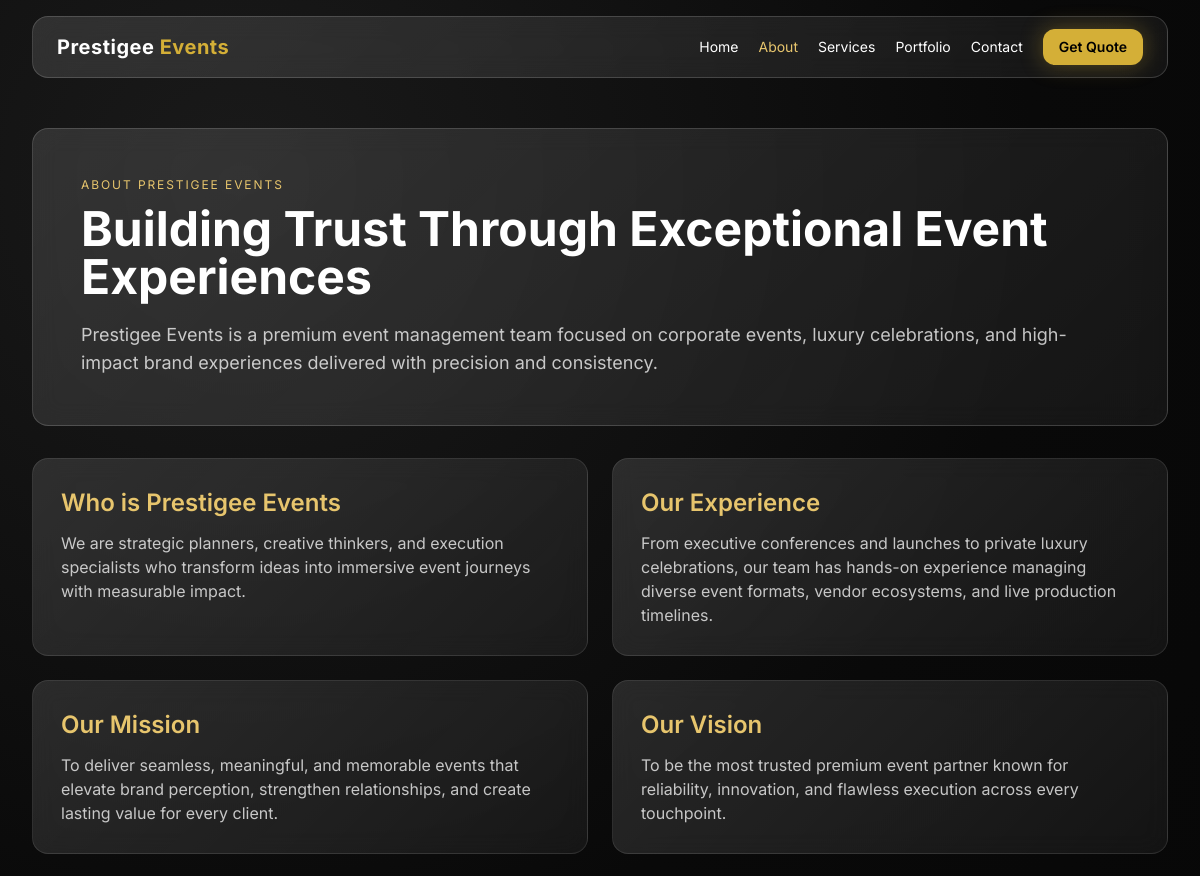
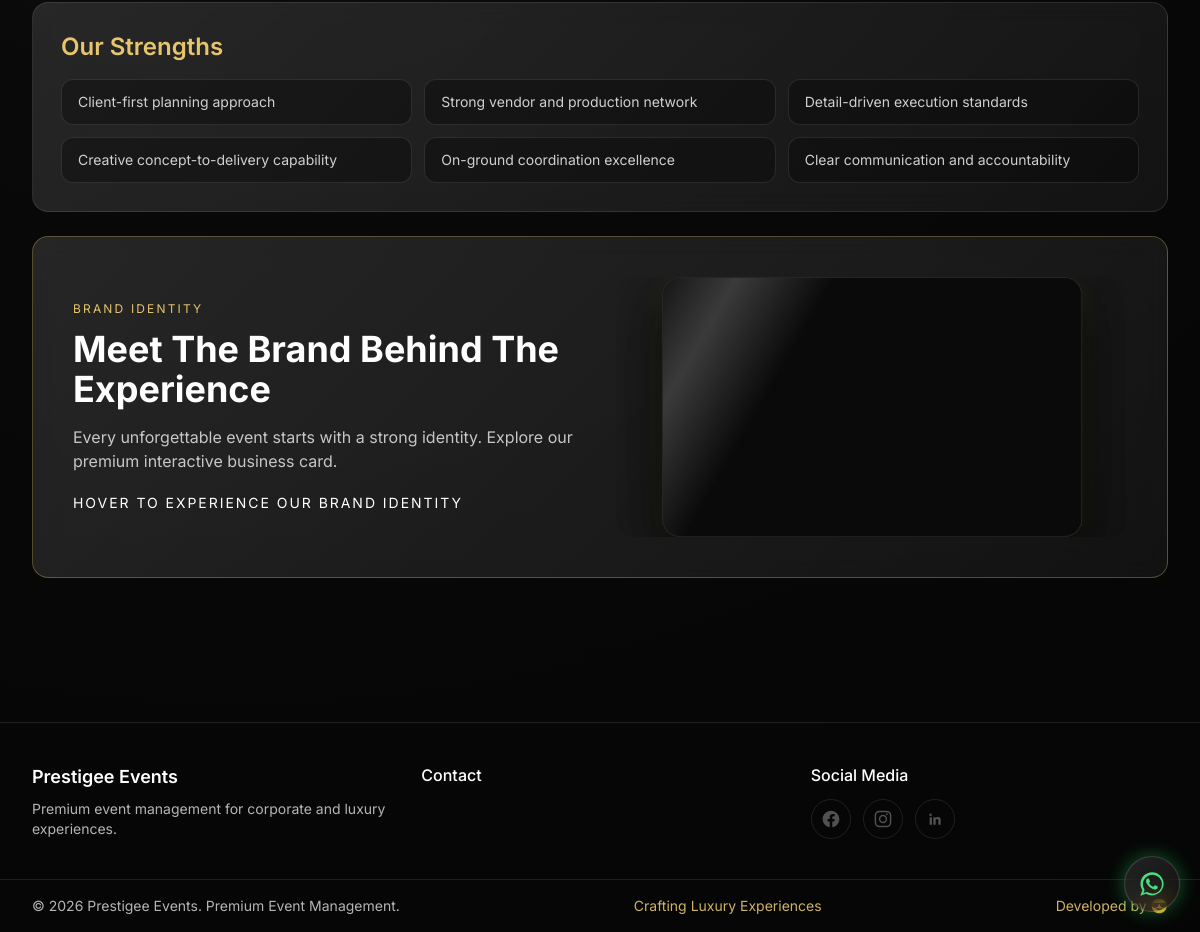
Page /about.php on the committed database (2 pictures, top to bottom).
### tables this page shows
CREATE TABLE IF NOT EXISTS `about_content` (
  `id` tinyint unsigned NOT NULL,
  `who_we_are` text NOT NULL,
  `experience_text` text NOT NULL,
  `mission` text NOT NULL,
  `vision` text NOT NULL,
  `strengths` text NOT NULL,
  `updated_at` timestamp NULL DEFAULT CURRENT_TIMESTAMP ON UPDATE CURRENT_TIMESTAMP,
  PRIMARY KEY (`id`)
);

### about.php (the view, shortened to what this page needs)
<?php
$whoText = "We are strategic planners, creative thinkers, and execution specialists who transform ideas into immersive event journeys with measurable impact.";
$experienceText = "From executive conferences and launches to private luxury celebrations, our team has hands-on experience managing diverse event formats, vendor ecosystems, and live production timelines.";
$missionText = "To deliver seamless, meaningful, and memorable events that elevate brand perception, strengthen relationships, and create lasting value for every client.";
$visionText = "To be the most trusted premium event partner known for reliability, innovation, and flawless execution across every touchpoint.";
$strengthsList = [
    "Client-first planning approach",
    "Strong vendor and production network",
    "Detail-driven execution standards",
    "Creative concept-to-delivery capability",
    "On-ground coordination excellence",
    "Clear communication and accountability",
];
$pdo = prestigee_db();
$row = $pdo->query("SELECT who_we_are, experience_text, mission, vision, strengths FROM about_content WHERE id = 1 LIMIT 1")->fetch();
if ($row) {
    $whoText = trim((string)$row["who_we_are"]) !== "" ? (string)$row["who_we_are"] : $whoText;
    $experienceText = trim((string)$row["experience_text"]) !== "" ? (string)$row["experience_text"] : $experienceText;
    $missionText = trim((string)$row["mission"]) !== "" ? (string)$row["mission"] : $missionText;
    $visionText = trim((string)$row["vision"]) !== "" ? (string)$row["vision"] : $visionText;
    $rawStrengths = trim((string)$row["strengths"]);
    if ($rawStrengths !== "") {
        $parsed = preg_split("/\r\n|\r|\n|\|/", $rawStrengths);
        if ($parsed !== false) {
            $parsed = array_values(array_filter(array_map("trim", $parsed), static fn ($v) => $v !== ""));
            if ($parsed !== []) {
                $strengthsList = $parsed;
            }
        }
    }
}
$activePage = "about";
include __DIR__ . "/includes/header.php";
?>
<section class="pt-32 pb-16 px-4 md:px-8">
  <div class="max-w-6xl mx-auto">
    <div class="glass rounded-2xl p-8 md:p-12 reveal">
      <p class="text-gold-400 uppercase tracking-[0.16em] text-xs">About Prestigee Events</p>
      <h1 class="mt-3 text-4xl md:text-5xl font-bold text-white">Building Trust Through Exceptional Event Experiences</h1>
      <p class="mt-5 text-white/75 text-lg">Prestigee Events is a premium event management team focused on corporate events, luxury celebrations, and high-impact brand experiences delivered with precision and consistency.</p>
    </div>
    <div class="mt-8 grid md:grid-cols-2 gap-6">
      <article class="glass rounded-2xl p-7 reveal border border-white/10">
        <h2 class="text-2xl font-semibold text-gold-400">Who is Prestigee Events</h2>
        <p class="mt-3 text-white/75"><?php echo nl2br(htmlspecialchars($whoText, ENT_QUOTES, "UTF-8")); ?></p>
      </article>
      <article class="glass rounded-2xl p-7 reveal border border-white/10">
        <h2 class="text-2xl font-semibold text-gold-400">Our Experience</h2>
        <p class="mt-3 text-white/75"><?php echo nl2br(htmlspecialchars($experienceText, ENT_QUOTES, "UTF-8")); ?></p>
      </article>
    </div>
    <div class="mt-6 grid md:grid-cols-2 gap-6">
      <article class="glass rounded-2xl p-7 reveal border border-white/10">
        <h2 class="text-2xl font-semibold text-gold-400">Our Mission</h2>
        <p class="mt-3 text-white/75"><?php echo nl2br(htmlspecialchars($missionText, ENT_QUOTES, "UTF-8")); ?></p>
      </article>
      <article class="glass rounded-2xl p-7 reveal border border-white/10">
        <h2 class="text-2xl font-semibold text-gold-400">Our Vision</h2>
        <p class="mt-3 text-white/75"><?php echo nl2br(htmlspecialchars($visionText, ENT_QUOTES, "UTF-8")); ?></p>
      </article>
    </div>
    <article class="mt-6 glass rounded-2xl p-7 reveal border border-white/10">
      <h2 class="text-2xl font-semibold text-gold-400">Our Strengths</h2>
      <div class="mt-4 grid sm:grid-cols-2 lg:grid-cols-3 gap-3 text-sm">
        <?php foreach ($strengthsList as $strength): ?>
          <div class="rounded-xl bg-black/30 border border-white/10 px-4 py-3 text-white/80"><?php echo htmlspecialchars($strength, ENT_QUOTES, "UTF-8"); ?></div>
        <?php endforeach; ?>
      </div>
    </article>
    <section class="mt-6 glass rounded-2xl p-7 md:p-10 reveal border border-gold-400/30">
      <div class="grid lg:grid-cols-2 gap-8 items-center">
        <div>
          <p class="text-gold-400 uppercase tracking-[0.18em] text-xs">Brand Identity</p>
          <h2 class="mt-3 text-3xl md:text-4xl font-bold">Meet The Brand Behind The Experience</h2>
          <p class="mt-4 text-white/75 max-w-xl">Every unforgettable event starts with a strong identity. Explore our premium interactive business card.</p>
          <p class="mt-5 text-gold-300/90 text-sm tracking-[0.14em] uppercase">Hover To Experience Our Brand Identity</p>
        </div>
        <div class="brand-card-wrapper max-w-xl w-full mx-auto" data-card-reveal>
          <div class="brand-card" data-brand-card>
            <div class="brand-card-bend">
              <div class="brand-card-face brand-card-front">
                <img src="assets/images/card-front.png" alt="Prestigee Events business card front" loading="eager" fetchpriority="high" decoding="async">
              </div>
              <div class="brand-card-face brand-card-back">
              </div>
            </div>
          </div>
        </div>
      </div>
    </section>
  </div>
</section>
<?php include __DIR__ . "/includes/footer.php"; ?>

### includes/header.php (shortened to what this page needs)
<?php
$activePage = $activePage ?? "";
?>
<!DOCTYPE html>
<html lang="en" class="scroll-smooth">
<head>
  <script src="https://cdn.tailwindcss.com"></script>
</head>
<body class="text-white font-sans antialiased">
  <header class="fixed top-0 inset-x-0 z-50 px-4 md:px-8 py-4">
    <nav class="glass mx-auto max-w-7xl rounded-2xl">
      <div class="px-4 md:px-6 py-3 flex items-center justify-between">
        <a href="index.php" class="text-xl font-bold tracking-wide">
          Prestigee <span class="text-gold-500">Events</span>
        </a>
        <ul id="navMenu" class="hidden md:flex items-center gap-5 text-sm">
          <li><a class="hover:text-gold-400 transition <?php echo $activePage === 'home' ? 'text-gold-400' : ''; ?>" href="index.php">Home</a></li>
          <li><a class="hover:text-gold-400 transition <?php echo $activePage === 'about' ? 'text-gold-400' : ''; ?>" href="about.php">About</a></li>
          <li><a class="hover:text-gold-400 transition <?php echo $activePage === 'services' ? 'text-gold-400' : ''; ?>" href="services.php">Services</a></li>
          <li><a class="hover:text-gold-400 transition <?php echo $activePage === 'portfolio' ? 'text-gold-400' : ''; ?>" href="portfolio.php">Portfolio</a></li>
          <li><a class="hover:text-gold-400 transition <?php echo $activePage === 'contact' ? 'text-gold-400' : ''; ?>" href="contact.php">Contact</a></li>
          <li>
            <a href="quote.php" class="btn-glow inline-flex items-center px-4 py-2 rounded-xl bg-gold-500 text-black font-semibold shadow-glow <?php echo $activePage === 'quote' ? 'ring-2 ring-gold-400/70' : ''; ?>">
              Get Quote
            </a>
          </li>
        </ul>
      </div>
    </nav>
  </header>
  <main>

### includes/footer.php (shortened to what this page needs)
  </main>
<?php
$settingsMap = [
  "phone" => "",
  "whatsapp" => "",
  "email" => "",
  "address" => "",
  "facebook" => "",
  "instagram" => "",
  "linkedin" => "",
];
try {
  $pdo = prestigee_db();
  $pdo->exec(
    "CREATE TABLE IF NOT EXISTS settings (
      setting_key VARCHAR(80) PRIMARY KEY,
      setting_value TEXT NOT NULL,
      updated_at TIMESTAMP DEFAULT CURRENT_TIMESTAMP ON UPDATE CURRENT_TIMESTAMP
     ) ENGINE=InnoDB DEFAULT CHARSET=utf8mb4 COLLATE=utf8mb4_unicode_ci"
  );
  $pdo->exec(
    "INSERT IGNORE INTO settings (setting_key, setting_value) VALUES
      ('phone', ''),
      ('whatsapp', ''),
      ('email', ''),
      ('address', ''),
      ('facebook', ''),
      ('instagram', ''),
      ('linkedin', '')"
  );
  $stmt = $pdo->query(
    "SELECT setting_key, setting_value
     FROM settings
     WHERE setting_key IN ('phone','whatsapp','email','address','facebook','instagram','linkedin')"
  );
  foreach ($stmt->fetchAll() as $row) {
    $key = (string)($row["setting_key"] ?? "");
    if (array_key_exists($key, $settingsMap)) {
      $settingsMap[$key] = trim((string)($row["setting_value"] ?? ""));
    }
  }
} catch (PDOException $e) {
  error_log("Footer settings load failed: " . $e->getMessage());
}
$waDigits = preg_replace("/[^0-9]/", "", $settingsMap["whatsapp"]) ?? "";
$waLink = $waDigits !== "" ? "https://wa.me/" . $waDigits : "";
$normalizeUrl = static function (string $url): string {
  $url = trim($url);
  if ($url === "") {
    return "";
  }
  if (preg_match("~^https?://~i", $url) === 1) {
    return $url;
  }
  return "https://" . $url;
};
$facebookUrl = $normalizeUrl($settingsMap["facebook"]);
$instagramUrl = $normalizeUrl($settingsMap["instagram"]);
$linkedinUrl = $normalizeUrl($settingsMap["linkedin"]);
?>
<?php if ($waLink === "") { $waLink = "https://wa.me/"; } ?>
  <a
    href="<?php echo htmlspecialchars($waLink, ENT_QUOTES, "UTF-8"); ?>"
    target="_blank"
    rel="noopener noreferrer"
    class="fixed bottom-5 right-5 z-40 w-14 h-14 rounded-full glass flex items-center justify-center text-green-400 shadow-[0_0_20px_rgba(34,197,94,0.45)] transition hover:scale-105"
    aria-label="Chat on WhatsApp"
  >
  </a>
  <footer class="mt-20 border-t border-white/10">
    <div class="max-w-7xl mx-auto px-4 md:px-8 py-10 grid gap-8 md:grid-cols-3">
      <div>
        <p class="text-white text-lg font-semibold">Prestigee Events</p>
        <p class="mt-2 text-sm text-white/70">Premium event management for corporate and luxury experiences.</p>
      </div>
      <div>
        <p class="text-white font-medium">Contact</p>
      </div>
      <div>
        <p class="text-white font-medium">Social Media</p>
        <div class="mt-3 flex items-center gap-3">
          <<?php if ($facebookUrl !== ""): ?>a<?php else: ?>div<?php endif; ?> href="<?php echo $facebookUrl !== "" ? htmlspecialchars($facebookUrl, ENT_QUOTES, "UTF-8") : "#"; ?>" <?php if ($facebookUrl !== ""): ?>target="_blank" rel="noopener noreferrer"<?php endif; ?> aria-label="Facebook" class="h-10 w-10 rounded-full border <?php echo $facebookUrl !== "" ? "border-white/20 text-white/80 hover:text-gold-400 hover:border-gold-400/50 cursor-pointer" : "border-white/10 text-white/30 cursor-default"; ?> flex items-center justify-center transition">
          </<?php if ($facebookUrl !== ""): ?>a<?php else: ?>div<?php endif; ?>>
          <<?php if ($instagramUrl !== ""): ?>a<?php else: ?>div<?php endif; ?> href="<?php echo $instagramUrl !== "" ? htmlspecialchars($instagramUrl, ENT_QUOTES, "UTF-8") : "#"; ?>" <?php if ($instagramUrl !== ""): ?>target="_blank" rel="noopener noreferrer"<?php endif; ?> aria-label="Instagram" class="h-10 w-10 rounded-full border <?php echo $instagramUrl !== "" ? "border-white/20 text-white/80 hover:text-gold-400 hover:border-gold-400/50 cursor-pointer" : "border-white/10 text-white/30 cursor-default"; ?> flex items-center justify-center transition">
          </<?php if ($instagramUrl !== ""): ?>a<?php else: ?>div<?php endif; ?>>
          <<?php if ($linkedinUrl !== ""): ?>a<?php else: ?>div<?php endif; ?> href="<?php echo $linkedinUrl !== "" ? htmlspecialchars($linkedinUrl, ENT_QUOTES, "UTF-8") : "#"; ?>" <?php if ($linkedinUrl !== ""): ?>target="_blank" rel="noopener noreferrer"<?php endif; ?> aria-label="LinkedIn" class="h-10 w-10 rounded-full border <?php echo $linkedinUrl !== "" ? "border-white/20 text-white/80 hover:text-gold-400 hover:border-gold-400/50 cursor-pointer" : "border-white/10 text-white/30 cursor-default"; ?> flex items-center justify-center transition">
          </<?php if ($linkedinUrl !== ""): ?>a<?php else: ?>div<?php endif; ?>>
        </div>
      </div>
    </div>
    <div class="border-t border-white/10">
      <div class="max-w-7xl mx-auto px-4 md:px-8 py-4 text-sm text-white/70 flex flex-col md:flex-row gap-2 md:items-center md:justify-between">
        <p>&copy; <?php echo date("Y"); ?> Prestigee Events. Premium Event Management.</p>
        <p class="text-gold-400/90">Crafting Luxury Experiences</p>
        <p><a href="https://anilkumar-seven.vercel.app/" target="_blank" rel="noopener noreferrer" class="text-gold-400/90 hover:text-gold-400 transition">Developed by 😎</a></p>
      </div>
    </div>
  </footer>
</body>
</html>

### includes/header.php (style rules this page uses)
:root { color-scheme: dark; }
body { background: radial-gradient(circle at 20% 10%, #1a1a1a 0%, #090909 42%, #050505 100%); }
.glass { background: linear-gradient(135deg, rgba(255,255,255,0.12), rgba(255,255,255,0.05)); border: 1px solid rgba(255, 255, 255, 0.16); backdrop-filter: blur(12px); -webkit-backdrop-filter: blur(12px); }
.btn-glow { transition: transform .25s ease, box-shadow .25s ease, background .25s ease; }
.brand-card-wrapper { perspective: 1800px; overflow: hidden; border-radius: 18px; }
.brand-card { position: relative; width: 100%; max-width: 420px; height: 260px; margin: 0 auto; transform-style: preserve-3d; transform-origin: right center; transition: transform 1.15s cubic-bezier(0.65, 0.05, 0.36, 1); will-change: transform; cursor: pointer; }
.brand-card-bend { position: absolute; inset: 0; transform-style: preserve-3d; transition: transform .35s ease; will-change: transform; }
.brand-card::after { content: ""; position: absolute; inset: 0; border-radius: 18px; box-shadow: 0 20px 60px rgba(0,0,0,0.45), 0 0 30px rgba(255,215,0,0.08); transition: box-shadow 1.2s cubic-bezier(0.22, 1, 0.36, 1); pointer-events: none; }
.brand-card-face { position: absolute; inset: 0; border-radius: 18px; overflow: hidden; backface-visibility: hidden; -webkit-backface-visibility: hidden; box-shadow: 0 20px 40px rgba(0,0,0,0.42); border: 1px solid rgba(255,255,255,0.12); background: #0a0a0a; transform-style: preserve-3d; }
.brand-card-front { transform: rotateY(0deg) translateZ(1px); }
.brand-card-back { transform: rotateY(180deg) translateZ(1px); }
.brand-card-face img { width: 100%; height: 100%; object-fit: cover; display: block; border-radius: 1rem; }

### rows in the picture
about_content: who_we_are "We are strategic planners, creative thinkers, and execution specialists who transform ideas into immersive event journeys with measurable impact.", experience_text "From executive conferences and launches to private luxury celebrations, our team has hands-on experience managing diverse event formats, vendor ecosystems, and live production timelines.", mission "To deliver seamless, meaningful, and memorable events that elevate brand perception, strengthen relationships, and create lasting value for every client.", vision "To be the most trusted premium event partner known for reliability, innovation, and flawless execution across every touchpoint.", strengths "Client-first planning approach", strengths "Strong vendor and production network", strengths "Detail-driven execution standards", strengths "Creative concept-to-delivery capability", strengths "On-ground coordination excellence", strengths "Clear communication and accountability"
